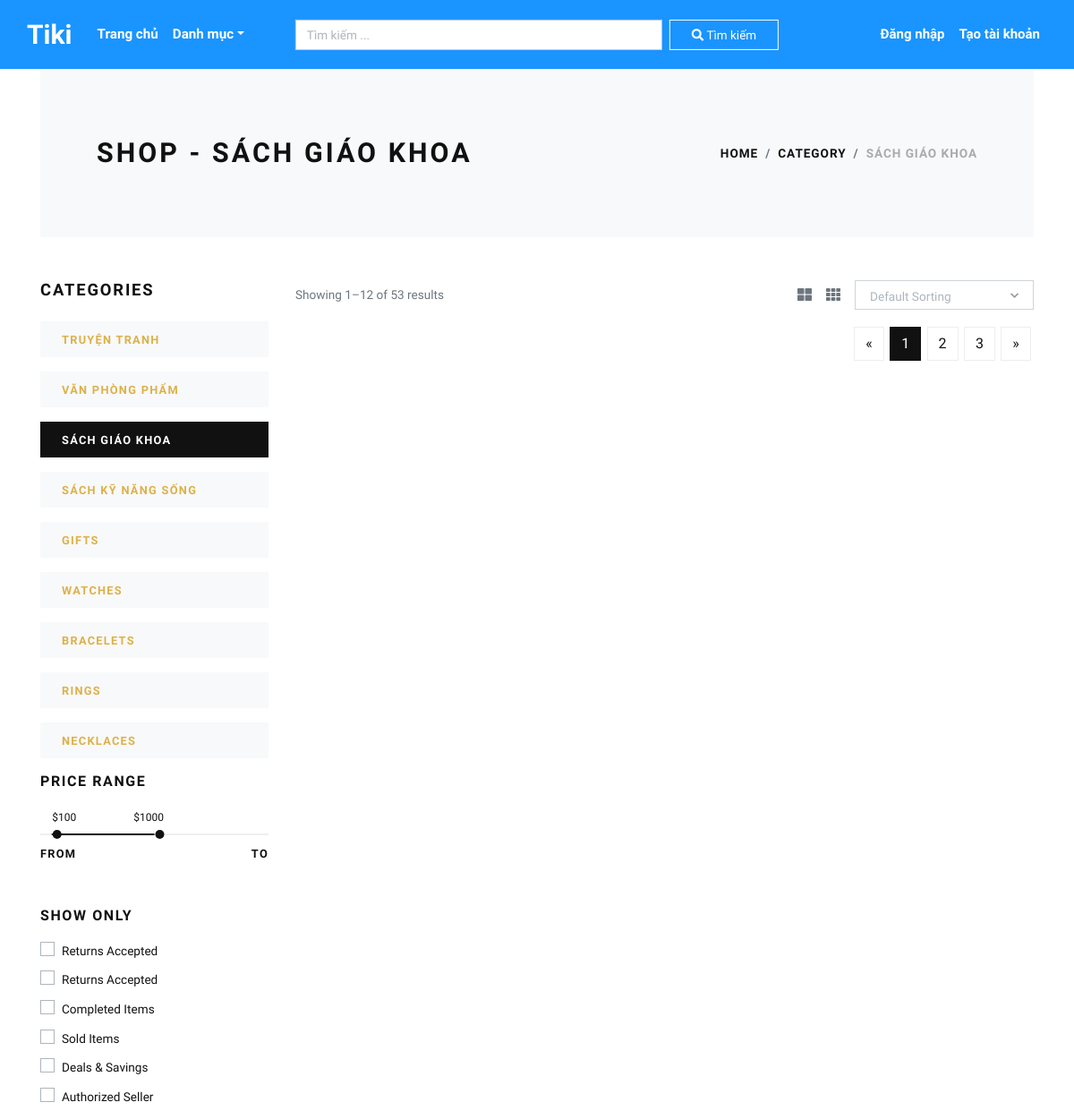
The app's page /textbook/ (upper part), older data.
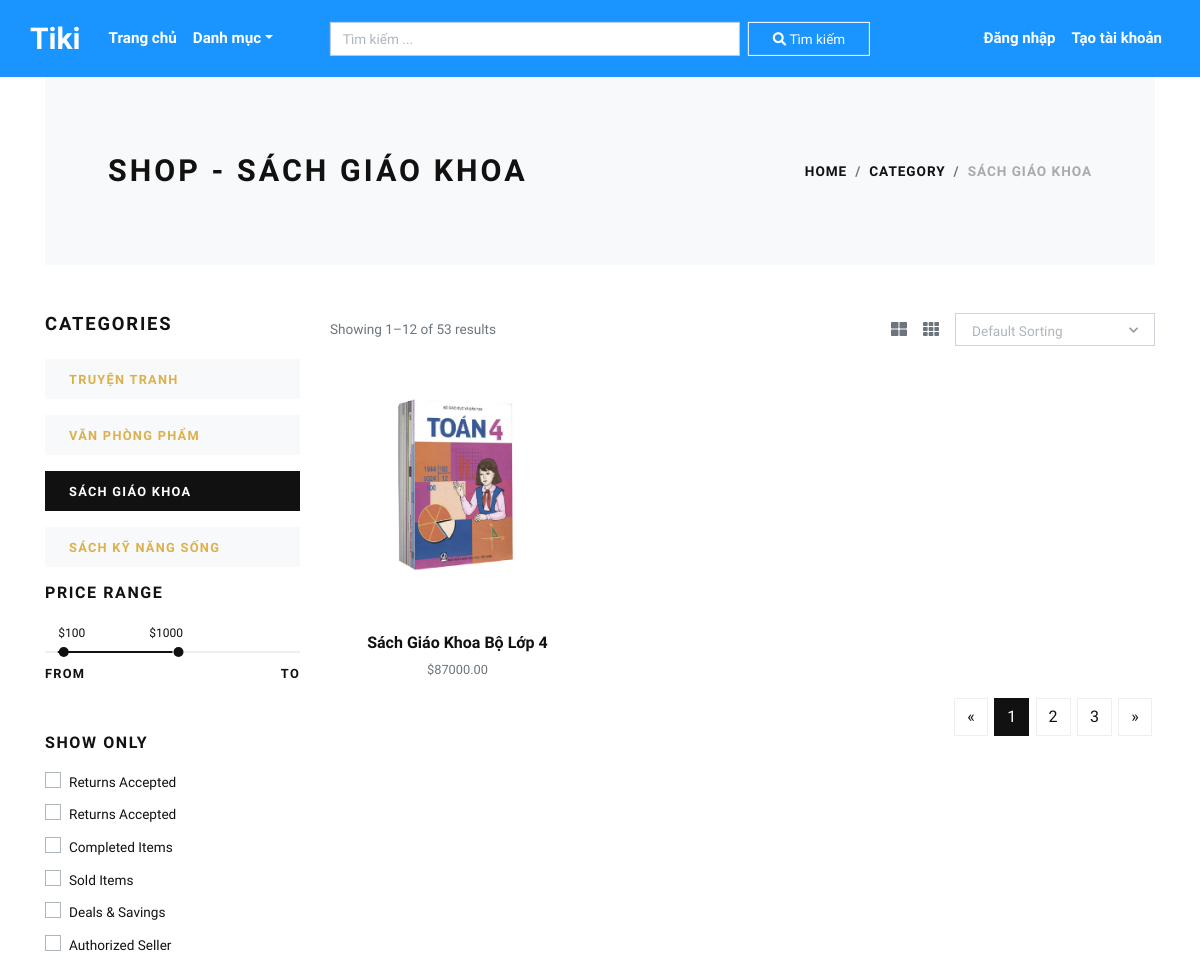
The same page, newer data.
### store/models.py (models this page shows, shortened)
class Category(models.Model):
    title = models.CharField(max_length=50, verbose_name="Category Title")
    slug = models.SlugField(max_length=55, verbose_name="Category Slug")
    description = models.TextField(blank=True, verbose_name="Category Description")
    category_image = models.ImageField(upload_to='category', blank=True, null=True, verbose_name="Category Image")
    is_active = models.BooleanField(verbose_name="Is Active?")
    is_featured = models.BooleanField(verbose_name="Is Featured?")
    created_at = models.DateTimeField(auto_now_add=True, verbose_name="Created Date")
    updated_at = models.DateTimeField(auto_now=True, verbose_name="Updated Date")
    class Meta:
        verbose_name_plural = 'Categories'
        ordering = ('-created_at', )

class Product(models.Model):
    title = models.CharField(max_length=150, verbose_name="Product Title")
    slug = models.SlugField(max_length=160, verbose_name="Product Slug")
    sku = models.CharField(max_length=255, unique=True, verbose_name="Unique Product ID (SKU)")
    short_description = models.TextField(verbose_name="Short Description")
    detail_description = models.TextField(blank=True, null=True, verbose_name="Detail Description")
    product_image = models.ImageField(upload_to='product', blank=True, null=True, verbose_name="Product Image")
    price = models.DecimalField(max_digits=8, decimal_places=2)
    category = models.ForeignKey(Category, verbose_name="Product Categoy", on_delete=models.CASCADE)
    is_active = models.BooleanField(verbose_name="Is Active?")
    is_featured = models.BooleanField(verbose_name="Is Featured?")
    created_at = models.DateTimeField(auto_now_add=True, verbose_name="Created Date")
    updated_at = models.DateTimeField(auto_now=True, verbose_name="Updated Date")
    class Meta:
        verbose_name_plural = 'Products'
        ordering = ('-created_at', )

### store/views.py (the view)
# urls.py: path('<slug:slug>/', views.category_products, name="category-products"),
def category_products(request, slug):
    category = get_object_or_404(Category, slug=slug)
    products = Product.objects.filter(is_active=True, category=category)
    categories = Category.objects.filter(is_active=True)
    context = {
        'category': category,
        'products': products,
        'categories': categories,
    }
    return render(request, 'store/category_products.html', context)

### store/context_preprocessors.py (called while the page is built)
def store_menu(request):
    categories = Category.objects.filter(is_active=True)
    context = {
        'categories_menu': categories,
    }
    return context

def cart_menu(request):
    if request.user.is_authenticated:
        cart_items= Cart.objects.filter(user=request.user)
        context = {
            'cart_items': cart_items,
        }
    else:
        context = {}
    return context

### templates/store/category_products.html (shortened to what the changed rows need)
{% extends 'base.html' %}
{% load static %}
    {% block content %}
      <div class="container">
        <section class="py-5 bg-light">
          <div class="container">
            <div class="row px-4 px-lg-5 py-lg-4 align-items-center">
              <div class="col-lg-6">
                <h1 class="h2 text-uppercase mb-0">Shop - {{category.title}}</h1>
              </div>
              <div class="col-lg-6 text-lg-right">
                <nav aria-label="breadcrumb">
                  <ol class="breadcrumb justify-content-lg-end mb-0 px-0">
                    <li class="breadcrumb-item"><a href="{% url 'store:home' %}">Home</a></li>
                    <li class="breadcrumb-item"><a href="{% url 'store:all-categories' %}">Category</a></li>
                    <li class="breadcrumb-item active" aria-current="page">{{category.title}}</li>
                  </ol>
                </nav>
              </div>
            </div>
          </div>
        </section>
        <section class="py-5">
          <div class="container p-0">
            <div class="row">
              <div class="col-lg-3 order-2 order-lg-1">
                {% if categories %}
                  {% for cat in categories %}
                    <a href="{% url 'store:category-products' cat.slug %}">
                      <div class="py-2 px-4 {% if category == cat %}bg-dark text-white {% else %}bg-light{% endif %} mb-3">
                        <strong class="small text-uppercase font-weight-bold">{{cat.title}}</strong>
                      </div>
                    </a>
                  {% endfor %}
                {% endif %}
              </div>
              <div class="col-lg-9 order-1 order-lg-2 mb-5 mb-lg-0">
                <div class="row">
                  {% if products %}
                    {% for product in products %}
                      <div class="col-lg-4 col-sm-6">
                        <div class="product text-center">
                          <div class="mb-3 position-relative">
                            <a class="d-block" href="{% url 'store:product-detail' product.slug %}">
                              {% if product.product_image %}
                                <img class="img-fluid w-100" src="{{product.product_image.url}}" alt="{{product.title}}">
                              {% else %}
                                <img class="img-fluid w-100" src="{% static 'img/product-1.jpg' %}" alt="{{product.title}}">
                              {% endif %}
                            </a>
                          </div>
                          <h6> <a class="reset-anchor" href="{% url 'store:product-detail' product.slug %}">{{product.title}}</a></h6>
                          <p class="small text-muted">${{product.price}}</p>
                        </div>
                      </div>
                    {% endfor %}
                  {% endif %}
                </div>
              </div>
            </div>
          </div>
        </section>
      </div>
      {% endblock content %}

Row changes from the older to the newer data that the page shows:
removed Category: title "GIFTS"
removed Category: title "WATCHES"
removed Category: title "BRACELETS"
removed Category: title "RINGS"
removed Category: title "NECKLACES"
added Product: product_image (picture), title "Sách Giáo Khoa Bộ Lớp 4", price "87000.00"
